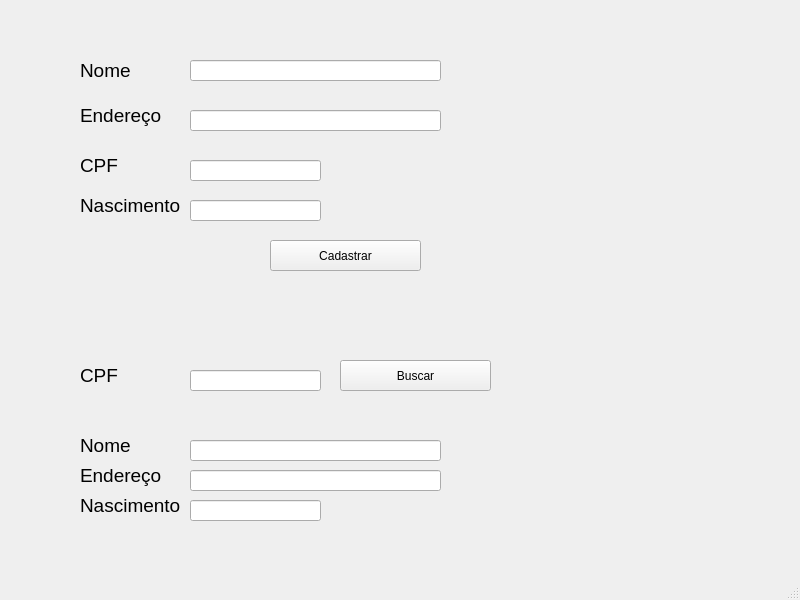
<?xml version="1.0" encoding="UTF-8"?>
<ui version="4.0">
 <class>MainWindow</class>
 <widget class="QMainWindow" name="MainWindow">
  <property name="geometry">
   <rect>
    <x>0</x>
    <y>0</y>
    <width>800</width>
    <height>600</height>
   </rect>
  </property>
  <property name="windowTitle">
   <string>MainWindow</string>
  </property>
  <widget class="QWidget" name="centralwidget">
   <widget class="QPushButton" name="pushButton">
    <property name="geometry">
     <rect>
      <x>270</x>
      <y>240</y>
      <width>151</width>
      <height>31</height>
     </rect>
    </property>
    <property name="text">
     <string>Cadastrar</string>
    </property>
   </widget>
   <widget class="QLineEdit" name="lineEdit">
    <property name="geometry">
     <rect>
      <x>190</x>
      <y>60</y>
      <width>251</width>
      <height>21</height>
     </rect>
    </property>
   </widget>
   <widget class="QLabel" name="label">
    <property name="geometry">
     <rect>
      <x>80</x>
      <y>60</y>
      <width>51</width>
      <height>21</height>
     </rect>
    </property>
    <property name="font">
     <font>
      <pointsize>14</pointsize>
     </font>
    </property>
    <property name="frameShape">
     <enum>QFrame::NoFrame</enum>
    </property>
    <property name="lineWidth">
     <number>1</number>
    </property>
    <property name="text">
     <string>Nome</string>
    </property>
    <property name="textFormat">
     <enum>Qt::AutoText</enum>
    </property>
    <property name="scaledContents">
     <bool>true</bool>
    </property>
   </widget>
   <widget class="QLineEdit" name="lineEdit_2">
    <property name="geometry">
     <rect>
      <x>190</x>
      <y>110</y>
      <width>251</width>
      <height>21</height>
     </rect>
    </property>
    <property name="text">
     <string/>
    </property>
   </widget>
   <widget class="QLabel" name="label_2">
    <property name="geometry">
     <rect>
      <x>80</x>
      <y>150</y>
      <width>41</width>
      <height>31</height>
     </rect>
    </property>
    <property name="font">
     <font>
      <pointsize>14</pointsize>
     </font>
    </property>
    <property name="frameShape">
     <enum>QFrame::NoFrame</enum>
    </property>
    <property name="lineWidth">
     <number>1</number>
    </property>
    <property name="text">
     <string>CPF</string>
    </property>
    <property name="textFormat">
     <enum>Qt::AutoText</enum>
    </property>
    <property name="scaledContents">
     <bool>true</bool>
    </property>
   </widget>
   <widget class="QLineEdit" name="lineEdit_3">
    <property name="geometry">
     <rect>
      <x>190</x>
      <y>160</y>
      <width>131</width>
      <height>21</height>
     </rect>
    </property>
    <property name="text">
     <string/>
    </property>
   </widget>
   <widget class="QLabel" name="label_3">
    <property name="geometry">
     <rect>
      <x>80</x>
      <y>100</y>
      <width>81</width>
      <height>31</height>
     </rect>
    </property>
    <property name="font">
     <font>
      <pointsize>14</pointsize>
     </font>
    </property>
    <property name="frameShape">
     <enum>QFrame::NoFrame</enum>
    </property>
    <property name="lineWidth">
     <number>1</number>
    </property>
    <property name="text">
     <string>Endereço</string>
    </property>
    <property name="textFormat">
     <enum>Qt::AutoText</enum>
    </property>
    <property name="scaledContents">
     <bool>true</bool>
    </property>
   </widget>
   <widget class="QLabel" name="label_4">
    <property name="geometry">
     <rect>
      <x>80</x>
      <y>190</y>
      <width>101</width>
      <height>31</height>
     </rect>
    </property>
    <property name="font">
     <font>
      <pointsize>14</pointsize>
     </font>
    </property>
    <property name="frameShape">
     <enum>QFrame::NoFrame</enum>
    </property>
    <property name="lineWidth">
     <number>1</number>
    </property>
    <property name="text">
     <string>Nascimento</string>
    </property>
    <property name="textFormat">
     <enum>Qt::AutoText</enum>
    </property>
    <property name="scaledContents">
     <bool>true</bool>
    </property>
   </widget>
   <widget class="QLineEdit" name="lineEdit_4">
    <property name="geometry">
     <rect>
      <x>190</x>
      <y>200</y>
      <width>131</width>
      <height>21</height>
     </rect>
    </property>
    <property name="text">
     <string/>
    </property>
   </widget>
   <widget class="QPushButton" name="pushButton_2">
    <property name="geometry">
     <rect>
      <x>340</x>
      <y>360</y>
      <width>151</width>
      <height>31</height>
     </rect>
    </property>
    <property name="text">
     <string>Buscar</string>
    </property>
   </widget>
   <widget class="QLineEdit" name="lineEdit_5">
    <property name="geometry">
     <rect>
      <x>190</x>
      <y>370</y>
      <width>131</width>
      <height>21</height>
     </rect>
    </property>
    <property name="text">
     <string/>
    </property>
   </widget>
   <widget class="QLabel" name="label_5">
    <property name="geometry">
     <rect>
      <x>80</x>
      <y>360</y>
      <width>41</width>
      <height>31</height>
     </rect>
    </property>
    <property name="font">
     <font>
      <pointsize>14</pointsize>
     </font>
    </property>
    <property name="frameShape">
     <enum>QFrame::NoFrame</enum>
    </property>
    <property name="lineWidth">
     <number>1</number>
    </property>
    <property name="text">
     <string>CPF</string>
    </property>
    <property name="textFormat">
     <enum>Qt::AutoText</enum>
    </property>
    <property name="scaledContents">
     <bool>true</bool>
    </property>
   </widget>
   <widget class="QLabel" name="label_6">
    <property name="geometry">
     <rect>
      <x>80</x>
      <y>460</y>
      <width>81</width>
      <height>31</height>
     </rect>
    </property>
    <property name="font">
     <font>
      <pointsize>14</pointsize>
     </font>
    </property>
    <property name="frameShape">
     <enum>QFrame::NoFrame</enum>
    </property>
    <property name="lineWidth">
     <number>1</number>
    </property>
    <property name="text">
     <string>Endereço</string>
    </property>
    <property name="textFormat">
     <enum>Qt::AutoText</enum>
    </property>
    <property name="scaledContents">
     <bool>true</bool>
    </property>
   </widget>
   <widget class="QLabel" name="label_8">
    <property name="geometry">
     <rect>
      <x>80</x>
      <y>430</y>
      <width>51</width>
      <height>31</height>
     </rect>
    </property>
    <property name="font">
     <font>
      <pointsize>14</pointsize>
     </font>
    </property>
    <property name="frameShape">
     <enum>QFrame::NoFrame</enum>
    </property>
    <property name="lineWidth">
     <number>1</number>
    </property>
    <property name="text">
     <string>Nome</string>
    </property>
    <property name="textFormat">
     <enum>Qt::AutoText</enum>
    </property>
    <property name="scaledContents">
     <bool>true</bool>
    </property>
   </widget>
   <widget class="QLabel" name="label_7">
    <property name="geometry">
     <rect>
      <x>80</x>
      <y>490</y>
      <width>101</width>
      <height>31</height>
     </rect>
    </property>
    <property name="font">
     <font>
      <pointsize>14</pointsize>
     </font>
    </property>
    <property name="frameShape">
     <enum>QFrame::NoFrame</enum>
    </property>
    <property name="lineWidth">
     <number>1</number>
    </property>
    <property name="text">
     <string>Nascimento</string>
    </property>
    <property name="textFormat">
     <enum>Qt::AutoText</enum>
    </property>
    <property name="scaledContents">
     <bool>true</bool>
    </property>
   </widget>
   <widget class="QLineEdit" name="lineEdit_6">
    <property name="geometry">
     <rect>
      <x>190</x>
      <y>440</y>
      <width>251</width>
      <height>21</height>
     </rect>
    </property>
    <property name="text">
     <string/>
    </property>
   </widget>
   <widget class="QLineEdit" name="lineEdit_7">
    <property name="geometry">
     <rect>
      <x>190</x>
      <y>470</y>
      <width>251</width>
      <height>21</height>
     </rect>
    </property>
    <property name="text">
     <string/>
    </property>
   </widget>
   <widget class="QLineEdit" name="lineEdit_8">
    <property name="geometry">
     <rect>
      <x>190</x>
      <y>500</y>
      <width>131</width>
      <height>21</height>
     </rect>
    </property>
   </widget>
  </widget>
  <widget class="QMenuBar" name="menubar">
   <property name="geometry">
    <rect>
     <x>0</x>
     <y>0</y>
     <width>800</width>
     <height>21</height>
    </rect>
   </property>
  </widget>
  <widget class="QStatusBar" name="statusbar"/>
 </widget>
 <resources/>
 <connections/>
</ui>
